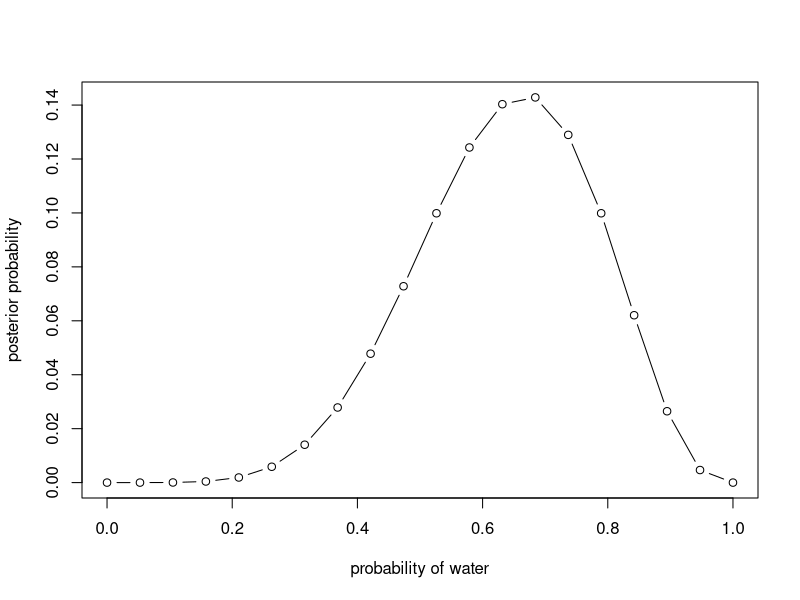

The R script that drew this image:

# Grid Approximation 
# Globe Tossing Problem

# define grid
p_grid <- seq( from=0, to=1, length.out = 20 )

# define prior
prior <- rep(1, 20)

# compute liklihood at each value in grid
likelihood <- dbinom(6, size = 9, prob = p_grid)

# compute product of likelihood and prior
# when 6 out of 9 tosses reveal water
unstd.posterior <- likelihood * prior

# standardize posterior so it sums to 1
posterior <- unstd.posterior / sum(unstd.posterior)

# plot it
plot( p_grid, posterior , type = 'b', xlab = "probability of water", ylab = "posterior probability")


